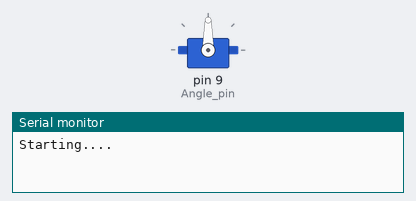
Simulated run of this sketch. Board: Arduino Uno, built with avr-gcc and run on an emulated ATmega328P. Parts: servo, the last lines printed to the serial monitor.

Above: at 0.1 s.
At 3.1 s:
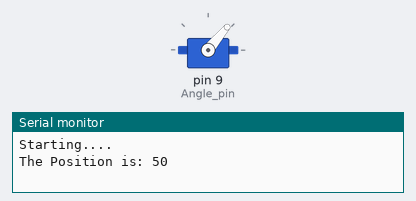
At 6.1 s:
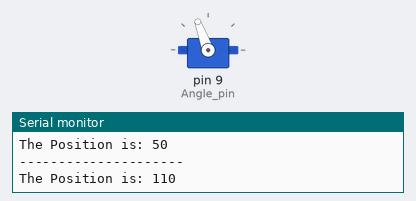
Timing chart, 0 to 7.6 s (numbered marks = the images above):
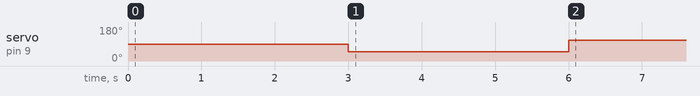

The sketch:

servo.position.ino
```cpp
#include <Servo.h> // Include the Servo library, which allows you to control servo motors

Servo watering_angle; // Create a Servo object (watering_angle)

#define Angle_pin 9 // Define the pin number for connecting the servo motor
#define servoposition1  50 // Define servo positions for different angles
#define servoposition2  110
#define servoposition3  40
#define servoposition4  60
#define servoposition5  80
#define servoposition6  100
#define servoposition7  120

#define wateringtime 5000 //in milliseconds


void setup() {    // when the Arduino is powered on or reset
  Serial.begin(9600); // Initialize serial communication at a baud rate of 9600
  watering_angle.attach(Angle_pin); // Attach the servo motor to the specified pin
  Serial.println("Starting...."); // Print a message to the serial monitor
  delay(3000); // Pause for 3 seconds in milliseconds

  watering_angle.write(servoposition1); // Set the servo motor to position 50 degree
  Serial.println("The Position is: 50"); // Print the current position to the serial monitor
  delay(2000); // Pause for 2 seconds in milliseconds
  Serial.println("---------------------"); // Print a separator line
  delay(1000); // Pause for 1 second in milliseconds

  watering_angle.write(servoposition2); // Set the servo motor to position 110
  Serial.println("The Position is: 110"); // Print the current position to the serial monitor
  delay(2000); // Pause for 2 seconds
  Serial.println("---------------------"); // Print a separator line
  delay(1000); // Pause for 1 second
}

void loop() {
  // The loop function runs repeatedly as long as the Arduino is powered on
}
```
